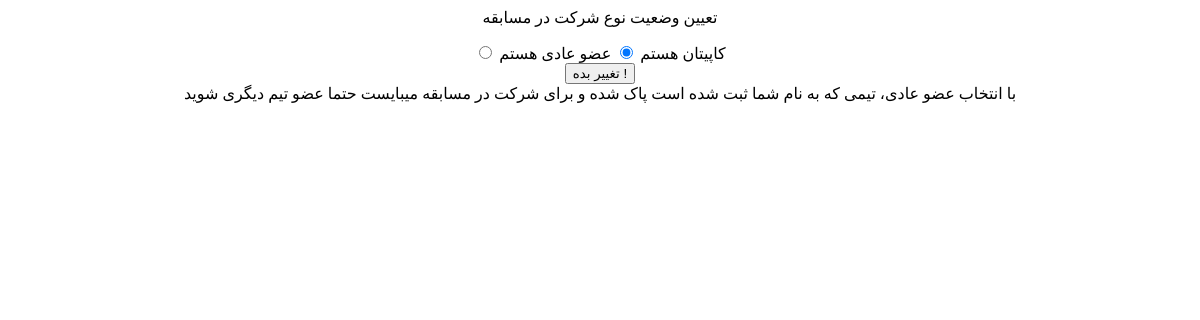
Before: /account/changeUserType/ (signed in) with the older database file.
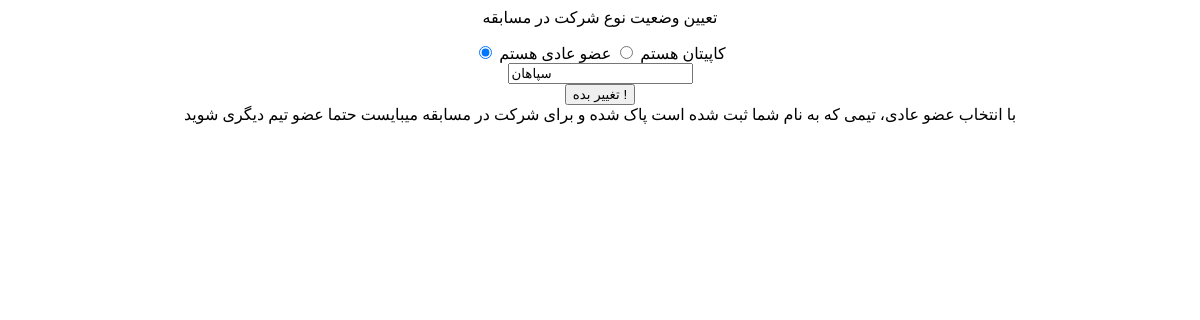
After: the same page with the newer database file.
### account_module/models.py (models this page shows, shortened)
class User(AbstractUser):
    uid = models.CharField(max_length=20, verbose_name="کد دانشجویی")
    email_activation_code = models.CharField(max_length=100, verbose_name="کد فعال سازی")
    is_capitan = models.BooleanField(verbose_name="شرکت به عنوان کاپیتان", default=False)
    has_team = models.BooleanField(verbose_name="تیم دارد/ندارد", default=False)
    class Meta:
        verbose_name = "کاربر"
        verbose_name_plural = "کاربران"

### team_module/models.py (models this page shows)
class teamsModel(models.Model):
    teamName = models.CharField(verbose_name="نام تیم", max_length=200)
    capitan = models.ForeignKey(User, verbose_name="کاپیتان", on_delete=models.CASCADE, related_name="captian")
    teamMate1 = models.OneToOneField(User, verbose_name="هم تیمی اول", on_delete=models.CASCADE, related_name="firstTeamMate", default=None, null=True)
    teamMate2 = models.OneToOneField(User, verbose_name="هم تیمی دوم", on_delete=models.CASCADE, related_name="secondTeamMate", default=None, null=True)

### account_module/views.py (the view, shortened to what this page needs)
# urls.py: path("changeUserType/", changeUserType.as_view(), name="change_userType"),
class changeUserType(View):
    def get(self, request):
        empty_teamName_msg = request.session.get("empty_teamName_msg", False)
        if(empty_teamName_msg): del(request.session["empty_teamName_msg"])
        user:User = User.objects.get(email__iexact=request.user.email)
        findUserTeam = teamsModel.objects.filter(capitan=user).exists()
        if(findUserTeam):
            userTeamName = teamsModel.objects.get(capitan=user).teamName
        else:
            userTeamName = False
        context = {
            "userTeamName" : userTeamName,
            "empty_teamName_msg" : empty_teamName_msg,
        }
        return render(request, "account_module/userType.html", context)

### account_module/templates/account_module/userType.html (shortened to what this page needs)
<div class="row bg-primary bg-opacity-25" style="text-align: center;">
    <p class="text-bg-primary">تعیین وضعیت نوع شرکت در مسابقه</p>
    <form method="post" action="{% url 'change_userType' %}">
        <div class="input-group p-4 justify-content-around">
            <input type="radio" class="btn-check" name="options-outlined" id="success-outlined" value="1" autocomplete="off" {% if request.user.is_capitan %} checked {% endif %}>
            <label class="btn btn-outline-success" for="success-outlined">کاپیتان هستم</label>
            <input type="radio" class="btn-check" name="options-outlined" id="danger-outlined" value="0" autocomplete="off" {% if not request.user.is_capitan %} checked {% endif %} >
            <label class="btn btn-outline-danger" for="danger-outlined">عضو عادی هستم</label>
        </div>
        {% if request.user.is_capitan %}
            <div class="input-group justify-content-center">
                <input id="groupName-inp" class="form-control" name="teamName" type="text" placeholder="نام تیم شما" value="{% if userTeamName %}{{ userTeamName }}{% endif %}">
             </div>
        {% endif %}
        <div class="input-group justify-content-center p-3">
            <button type="submit" class="btn customcolor2">تغییر بده !</button>
        </div>
        <div class="alert alert-danger d-none" id="warningNormalUserAlert" role="alert">
            با انتخاب عضو عادی، تیمی که به نام شما ثبت شده است پاک شده و برای شرکت در مسابقه میبایست حتما عضو تیم دیگری شوید
        </div>
    </form>
</div>

Changed rows visible on the page:
changed User: is_capitan "☐ کاپیتان هستم" → "☑ کاپیتان هستم"; is_capitan "☑ عضو عادی هستم" → "☐ عضو عادی هستم"
added teamsModel: teamName "سپاهان"
